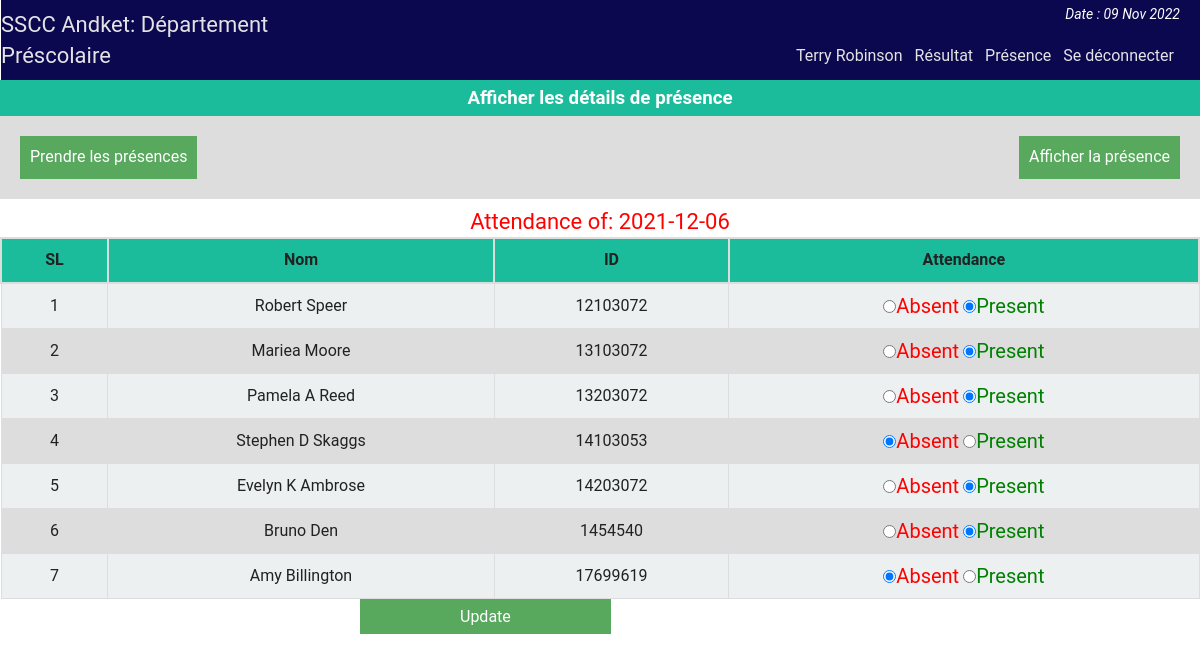
Screenshot of /prescolaire/professeur/att_view_prof_single.php?dt=2021-12-06 (signed in) with the database file from the repository.
### tables this page shows
CREATE TABLE IF NOT EXISTS `at_student` (
  `id` int NOT NULL AUTO_INCREMENT,
  `name` varchar(40) NOT NULL,
  `st_id` int NOT NULL,
  PRIMARY KEY (`id`)
);

CREATE TABLE IF NOT EXISTS `attn` (
  `id` int NOT NULL AUTO_INCREMENT,
  `st_id` int NOT NULL,
  `atten` varchar(50) NOT NULL,
  `at_date` date NOT NULL,
  PRIMARY KEY (`id`)
);

### prescolaire/php/functions.php (called while the page is built, shortened)
<?php
	class login_registration_class{
		public function attn_all_student($date){
			global $conn;
			$res = $conn->query("select at_student.name, attn.*
				from at_student
				inner join attn
				on at_student.st_id = attn.st_id
				where at_date = '$date' ");
			return $res;
		}
	};
?>

### prescolaire/professeur/att_view_prof_single.php (the view, shortened to what this page needs)
<?php
	require "../php/config.php";
	require_once "../php/functions.php";
	if(isset($_REQUEST['dt'])){
		$date = $_REQUEST['dt'];
	}
?>
<?php
include "../php/top_prof.php";
?>
<div class="all_student fix">
		<h3 style="text-align:center;color:#fff;margin:0;padding:5px;background:#1abc9c">Afficher les détails de présence</h3>
		<div  class="fix" style="background:#ddd;padding:20px;">
			<span style="float:left;"><a style="color:#fff;" href="att_take_prof.php"><button style="background:#58A85D;border:none;color:#fff;padding:10px;">Prendre les présences</button></a></span>
			<span style="float:right;"><a style="color:#fff;" href="att_view_prof.php"> <button style="background:#58A85D;border:none;color:#fff;padding:10px;">Afficher la présence</button></a></span>
		</div>
		<p style="text-align:center;color:#34495e;margin:0;padding-top:8px;color:red;font-size:22px;">
			<?php echo "Attendance of: ".$date;?>
		</p>
	<form action="" method="post">
		<table class="tab_one" style="text-align:center;">
			<tr>
				<th style="text-align:center;">SL</th>
				<th style="text-align:center;">Nom</th>
				<th style="text-align:center;">ID</th>
				<th style="text-align:center;">Attendance</th>
			</tr>
			<?php
			$i=0;
				$std = $user->attn_all_student($date);
				if($std){
				while($rows = $std->fetch_assoc()){
				$i++;
		?>
			<tr>
				<td><?php echo $i;?></td>
				<td><?php echo $rows['name'];?></td>
				<td><?php echo $rows['st_id'];?></td>
				<td>
					<label style="color:red;font-size:20px"><input type="radio" name="attn[<?php echo $rows['st_id'];?>]" value="absent" <?php if($rows['atten'] == "absent") echo "checked";?>/>Absent</label>
					<label style="color:green;font-size:20px"> <input type="radio" name="attn[<?php echo $rows['st_id'];?>]" value="present" <?php if($rows['atten'] == "present") echo "checked";?>/>Present</label>
				</td>
			</tr>
			<?php
			} }else echo "failed";
				?>
		</table>
		<span style="margin-left:360px;"><input style="<text-align:right></text-align:right>;background:#58A85D;border:none;color:#fff;padding:8px 100px;" type="submit" name="submit" value="Update" /></span>
	</form>
</div>

### prescolaire/css/main.css (style rules this page uses)
html { color: #222; font-size: 1em; line-height: 1.4; }
a { text-decoration:none; }
.fix { overflow:hidden; }
body { font-family:roboto !important; background:url(../img/ptrn.png) repeat fixed; }
.st_reg th, td { padding: 8px; }
table.tab_one { width:100%; }
table.tab_one th { background:#1abc9c; padding:10px; font-weight:bold; text-align:left; }
table.tab_one td { border:1px solid #ddd; padding:8px; }
table.tab_one tr:nth-child(odd) { background:#ddd; }
table.tab_one tr:nth-child(even) { background:#ecf0f1; }
.all_student { min-height:450px; }
table.att_tab tr,td,th { border:2px solid #ddd; border-collapse:collapse; padding:8px; }

### rows the page displays
at_student: name "Robert Speer", attn.st_id "12103072"
attn: atten "☐ Absent", atten "☑ Present"
at_student: name "Mariea Moore", attn.st_id "13103072"
attn: atten "☐ Absent", atten "☑ Present"
at_student: name "Pamela A Reed", attn.st_id "13203072"
attn: atten "☐ Absent", atten "☑ Present"
at_student: name "Stephen D Skaggs", attn.st_id "14103053"
attn: atten "☑ Absent", atten "☐ Present"
at_student: name "Evelyn K Ambrose", attn.st_id "14203072"
attn: atten "☐ Absent", atten "☑ Present"
at_student: name "Bruno Den", attn.st_id "1454540"
attn: atten "☐ Absent", atten "☑ Present"
at_student: name "Amy Billington", attn.st_id "17699619"
attn: atten "☑ Absent", atten "☐ Present"

### other values shown
$fname "Terry Robinson"
$date "2021-12-06"
